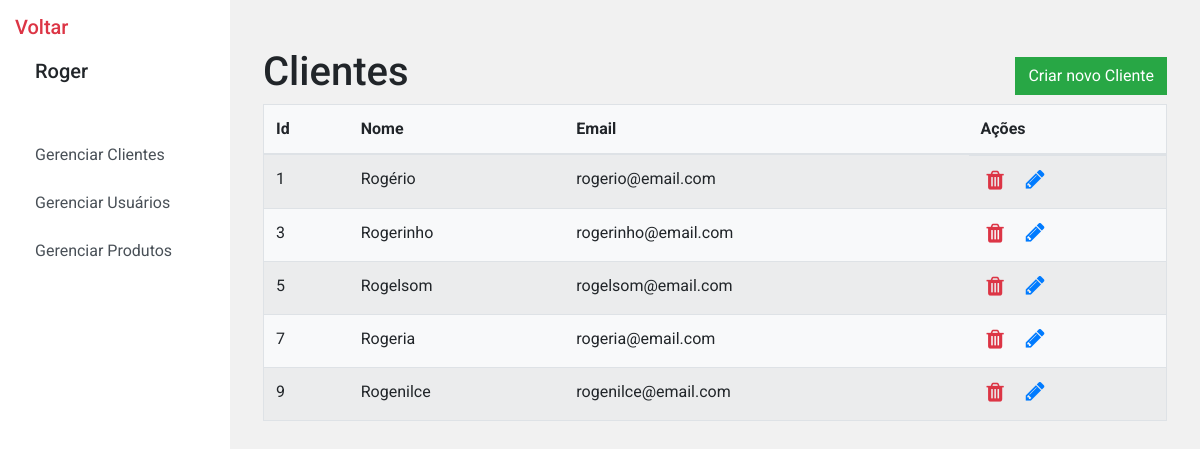
The app's page /painel-cadastro-clientes.php (signed in) with its own data.
### tables this page shows
CREATE TABLE usuarios (
    id INT PRIMARY KEY AUTO_INCREMENT,
    nome VARCHAR(255) NOT NULL,
    fl_cliente BOOLEAN DEFAULT TRUE,
    email VARCHAR(255) NOT NULL,
    senha VARCHAR(255) NOT NULL
);

### app/consulta-clientes.php (called while the page is built)
<?php
function consultarClientes()
{
  require_once('conexao.php');
  $sql = 'SELECT * FROM usuarios WHERE fl_cliente = 1';
  $stmt = $conn->prepare($sql);
  $stmt->execute();
  $result = $stmt->fetchAll(PDO::FETCH_OBJ);
  return $result;
}

### painel-cadastro-clientes.php (the view, shortened to what this page needs)
<?php
include_once('app/consulta-clientes.php');
$clientes = consultarClientes();
?>
<!DOCTYPE html>
<html lang="pt-BR">
<head>
  <link rel="stylesheet" href="assets/css/bootstrap.min.css">
  <link rel="stylesheet" href="assets/css/style.css">
</head>
<body style="background-color: #f1f1f1">
  <div class="d-flex">
    <?php include_once('./parts/sidebar.php'); ?>
    <div class="row w-100">
      <div class="col-12 p-5">
        <div class="d-flex justify-content-between align-items-center">
          <h1>Clientes</h1>
          <a href="criar-cliente.php" class="btn btn-success">Criar novo Cliente</a>
        </div>
        <table class="table w-100 table-striped table-hover bg-light border">
          <thead>
            <tr>
              <th>Id</th>
              <th>Nome</th>
              <th>Email</th>
              <th>Ações</th>
            </tr>
          </thead>
          <tbody>
            <?php foreach ($clientes as $cliente) : ?>
            <tr>
              <td><?php echo $cliente->id; ?></td>
              <td><?php echo $cliente->nome; ?></td>
              <td><?php echo $cliente->email; ?></td>
              <td class="d-flex">
                <form action="excluir-cliente.php" method="POST">
                  <button type="submit" class="simple-button"><i class="fa fa-trash icone text-danger"></i></button>
                </form>
                <a href="editar-cliente.php?id=<?php echo $cliente->id; ?>"><i class=" fa fa-pencil icone text-primary
                  ml-3"></i></a>
              </td>
            </tr>
            <?php endforeach; ?>
          </tbody>
        </table>
      </div>
    </div>
  </div>
</body>
</html>

### assets/css/style.css (style rules this page uses)
* { font-family: "Roboto", sans-serif; }
body { min-height: 100vh; }
.btn { border-radius: 0; }
.icone { font-size: 22px !important; }
.simple-button { background: none; border: none; }

### records on screen
usuarios: id "1", nome "Rogério", email "rogerio@email.com"
usuarios: id "3", nome "Rogerinho", email "rogerinho@email.com"
usuarios: id "5", nome "Rogelsom", email "rogelsom@email.com"
usuarios: id "7", nome "Rogeria", email "rogeria@email.com"
usuarios: id "9", nome "Rogenilce", email "rogenilce@email.com"

### other values on screen
$_SESSION['user']->nome "Roger"
